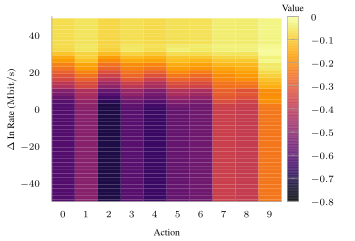

Write the gnuplot code that produced this figure.
set terminal tikz standalone color size 9cm,6cm font '\scriptsize' preamble '\usepackage{microtype} \usepackage{times} \usepackage[T1]{fontenc} \usepackage[binary-units, per-mode=symbol]{siunitx}\sisetup{detect-all}' createstyle
set output "policy-2-tcp-f6-mean.tex"

#load "parula.pal"
load "inferno.pal"

set style line 102 lc rgb '#a0a0a0' lt 1 lw 1
#set style boxplot outliers pointtype 7
#set style data boxplot
set border ls 102
set colorbox border 102
set key textcolor rgb "black"
set tics textcolor rgb "black"
set label textcolor rgb "black"

set border 3
set grid y
set xtics nomirror
set xtics offset 1.5,0
set xtics (0, 1, 2, 3, 4, 5, 6, 7, 8, 9)
set ytics nomirror

set datafile separator ","

set xlabel "Action"
set ylabel "$\\Delta$ In Rate ($\\si{\\mega\\bit\\per\\second}$)"
set label "Value" at graph 0.98,1.05

set yrange [-50.0:50.0]
set xrange [0.0:10.0]
#set key inside bottom right

#set lmargin at screen 0.05;
#set rmargin at screen 1.1;
#set bmargin at screen 0.1;
#set tmargin at screen 0.95;

#set log cb

xs(x) = x - .5
ys(y) = y * (100.0 / 50.0) - 50.0

plot '../results/tcp-action-f6-2-mean-p.csv' matrix u (xs($1)):(ys($2)):3 every ::1 with image pixels notitle

set out
